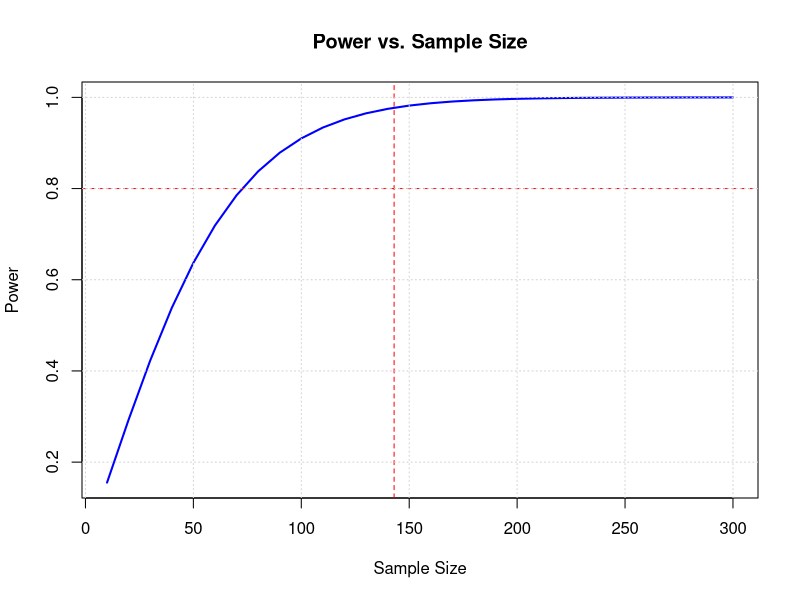

This figure's R source:
#!/usr/bin/env Rscript
# ============================================================================
# Week 6: Power, Two-Sample Tests, and ANOVA - All R Code from Slides
# H524 Introduction to Biostatistics - Fall 2025
# Dr. John Molitor
# ============================================================================
#
# This script contains all R code examples from the Week 6 slides
# Topics covered:
#   - Statistical Power and Sample Size Calculations
#   - Two-Sample t-Tests (Independent Samples)
#   - Paired t-Tests (Dependent Samples)
#   - Analysis of Variance (ANOVA)
#   - Post-Hoc Tests (Tukey's HSD, Bonferroni)
#
# ============================================================================

# ============================================================================
# POWER CALCULATION EXAMPLE
# Slide: "Power Calculation in R"
# ============================================================================

# Parameters
mu0 <- 200; mu1 <- 199.9; sigma <- 30; n <- 25; alpha <- 0.05

# Standard error
se <- sigma / sqrt(n)  # 6

# Critical values (two-sided)
z_crit <- qnorm(1 - alpha/2)  # 1.96
lower_crit <- mu0 - z_crit * se  # 188.24
upper_crit <- mu0 + z_crit * se  # 211.76

# Power: P(reject H0 | mu = 190)
power_lower <- pnorm(lower_crit, mean=mu1, sd=se)
power_upper <- pnorm(upper_crit, mean=mu1, sd=se,
                     lower.tail=FALSE)
power <- power_lower + power_upper
cat("Power:", round(power, 3))  # 0.385

# ============================================================================
# SAMPLE SIZE CALCULATION
# Slide: "Sample Size Calculation in R"
# ============================================================================

# Calculate required sample size for power = 0.80
my_power <- power.t.test(delta = 10,      # Effect size (|mu1 - mu0|)
             sd = 30,          # Standard deviation
             sig.level = 0.01, # Significance level
             power = 0.90,     # Desired power
             type = "one.sample")

# Output:
#      One-sample t test power calculation
#               n = 72.58
#           delta = 10
#              sd = 30
#       sig.level = 0.05
#           power = 0.8
# Need n = 73 subjects

# Can also calculate power for given n
power.t.test(n = 25, delta = 10, sd = 30,
             sig.level = 0.05, type = "one.sample")
# Power = 0.360 (slightly lower than z-based calculation of 0.385)

# ============================================================================
# TWO-SAMPLE T-TEST EXAMPLE: TUMOR GROWTH STUDY
# Slide: "Two-Sample t-Test in R (Part 1 - Setup)"
# ============================================================================

# Enter data
control <- c(7, 10, 9, 8, 7, 6, 8, 9, 12, 13)
treatment <- c(4, 6, 10, 8, 5, 3, 10, 8, 8, 10)

# Summary statistics
mean(control)    # 8.9 mm
mean(treatment)  # 7.2 mm
sd(control)      # 2.234 mm
sd(treatment)    # 2.573 mm

# Pooled two-sample t-test (equal variances)
my_tt <- t.test(control, treatment,
       var.equal = TRUE,     # Assume equal variances
       alternative = "greater",
       conf.level=0.95)  # One-sided: control > treatment

# ============================================================================
# TWO-SAMPLE T-TEST RESULTS
# Slide: "Two-Sample t-Test in R (Part 2 - Results)"
# ============================================================================

# Output from t.test():
# t = 1.578, df = 18, p-value = 0.066
# mean of x = 8.9, mean of y = 7.2
# 95% CI: (-0.182, Inf)

# Conclusion: p = 0.066 > 0.05, fail to reject H0
# Not enough evidence that treatment reduces growth

# ============================================================================
# PAIRED T-TEST EXAMPLE: BLOOD PRESSURE MEDICATION
# Slide: "Paired t-Test in R (Part 1 - Setup)"
# ============================================================================

# Enter data
before <- c(145, 150, 148, 142, 140, 146, 149, 143, 147, 144)
after <- c(138, 142, 145, 138, 135, 140, 142, 136, 141, 138)

# Calculate differences
differences <- before - after
mean(differences)  # 5.9 mmHg
sd(differences)    # 1.52 mmHg

# Paired t-test (Method 1: on differences)
t.test(differences, mu = 0, alternative = "greater")

# Paired t-test (Method 2: paired argument)
t.test(before, after, paired = TRUE, alternative = "greater")

# ============================================================================
# PAIRED T-TEST RESULTS
# Slide: "Paired t-Test in R (Part 2 - Results)"
# ============================================================================

# Output from paired t-test:
# t = 12.24, df = 9, p-value = 0.00000032
# mean of differences = 5.9
# 95% CI: (5.05, Inf)

# Conclusion: p < 0.001, strong evidence that
# medication reduces blood pressure by 5.9 mmHg on average

# ============================================================================
# ANOVA EXAMPLE: DRUG DOSE STUDY
# Slide: "ANOVA in R (Part 1 - Setup)"
# ============================================================================

# Enter data
low <- c(10, 12, 8, 11, 9)
medium <- c(15, 18, 16, 20, 17)
high <- c(25, 28, 30, 26, 27)

# Create data frame
cholesterol <- c(low, medium, high)
dose <- factor(rep(c("Low", "Medium", "High"), each=5),
               levels=c("Low", "Medium", "High"))
data <- data.frame(cholesterol, dose)

# Perform ANOVA
model <- aov(cholesterol ~ dose, data=data)
summary(model)

# ============================================================================
# ANOVA RESULTS
# Slide: "ANOVA in R (Part 2 - Results)"
# ============================================================================

# Output from summary(model):
#             Df Sum Sq Mean Sq F value Pr(>F)
# dose         2  746.1   373.1   113.1  1.64e-08 ***
# Residuals   12   39.6     3.3

# Conclusion: F(2,12) = 113.1, p < 0.001
# Strong evidence that at least one dose differs

# ============================================================================
# POST-HOC TEST: TUKEY'S HSD
# Slide: "Post-Hoc Tests in R (Part 1 - Tukey's HSD)"
# ============================================================================

# Tukey's HSD test
TukeyHSD(model)

# Output:
#   Tukey multiple comparisons of means
#     95% family-wise confidence level
#
# Fit: aov(formula = cholesterol ~ dose, data = data)
#
# $dose
#                    diff       lwr      upr     p adj
# Medium-Low      7.2000   4.413   10.0870  0.000032
# High-Low       17.2000  14.413   19.9870  0.000000
# High-Medium    10.0000   7.213   12.7870  0.000001

# All pairwise differences are significant
# High dose reduces cholesterol significantly more than
# medium dose, which reduces more than low dose

# ============================================================================
# POST-HOC TEST: BONFERRONI CORRECTION
# Slide: "Post-Hoc Tests in R (Part 2 - Alternative)"
# ============================================================================

# Alternative: Pairwise t-tests with Bonferroni correction
pairwise.t.test(data$cholesterol, data$dose,
                p.adjust.method = "bonferroni")

# Output:
#         Low    Medium
# Medium  3.2e-5  -
# High    < 2e-16 9.5e-7

# Results are similar to Tukey's HSD
# All pairwise differences remain highly significant

# ============================================================================
# AI DEMO: POWER ANALYSIS WITH VISUALIZATION
# Slide: "AI Demo: Power Analysis"
# ============================================================================

# Power analysis for one-sample t-test
# Detect 5 mmHg reduction from baseline
# Assume SD = 15 mmHg, power = 0.80, alpha = 0.05

power.t.test(delta = 5,        # Effect size
             sd = 15,           # Standard deviation
             sig.level = 0.05,  # Alpha
             power = 0.80,      # Desired power
             type = "one.sample")

# Result: n = 142.2 (need 143 subjects)

# Visualize power curve
n_values <- seq(10, 300, by=10)
power_values <- sapply(n_values, function(n) {
  power.t.test(n=n, delta=5, sd=15, sig.level=0.05,
               type="one.sample")$power
})

plot(n_values, power_values, type="l", lwd=2,
     xlab="Sample Size", ylab="Power",
     main="Power vs. Sample Size",
     col="blue")
abline(h=0.80, col="red", lty=2)
abline(v=143, col="red", lty=2)
grid()

# ============================================================================
# AI DEMO: CHOOSING THE RIGHT TEST (PAIRED DATA)
# Slide: "AI Demo: Choosing the Right Test (Part 1)"
# ============================================================================

# You should use a PAIRED t-test because:
#
# 1. Same subjects measured twice (before/after)
# 2. Data are dependent (matched pairs)
# 3. Want to compare mean change from baseline
#
# R code (TEMPLATE - not executable):
# before <- c(...)  # Your before data
# after <- c(...)   # Your after data
#
# # Method 1: Test on differences
# differences <- before - after
# t.test(differences, mu=0, alternative="two.sided")
#
# # Method 2: Using paired argument
# t.test(before, after, paired=TRUE)

# ============================================================================
# AI DEMO: ANOVA WITH ASSUMPTION CHECKS
# Slide: "AI Demo: ANOVA (Part 1 - Setup)"
# ============================================================================

# Assume data structure:
# outcome: numeric response variable
# treatment: factor with 4 levels
#
# R code (TEMPLATE - not executable, requires your own data):
#
# # Step 1: Check assumptions
# # Visualize distributions
# boxplot(outcome ~ treatment, data=mydata,
#         main="Outcome by Treatment Group")
#
# # Test homogeneity of variance
# bartlett.test(outcome ~ treatment, data=mydata)
# # If p > 0.05, variances are equal (good!)
#
# # Step 2: Perform ANOVA
# model <- aov(outcome ~ treatment, data=mydata)
# summary(model)

# ============================================================================
# AI DEMO: ANOVA POST-HOC TESTS
# Slide: "AI Demo: ANOVA (Part 2 - Post-Hoc)"
# ============================================================================

# R code (TEMPLATE - not executable, requires data from previous step):
#
# # Step 3: If ANOVA significant, do post-hoc tests
# # Tukey's HSD (most common)
# TukeyHSD(model, conf.level=0.95)
#
# # Visualize Tukey results
# plot(TukeyHSD(model))
#
# # Interpretation:
# # - ANOVA tests if ANY groups differ (omnibus test)
# # - Tukey tells you WHICH specific pairs differ
# # - Tukey controls family-wise error rate at 0.05

# ============================================================================
# END OF SCRIPT
# ============================================================================

cat("\n=======================================================\n")
cat("Week 6 R Code Examples Completed\n")
cat("All code blocks from slides have been executed\n")
cat("=======================================================\n")
